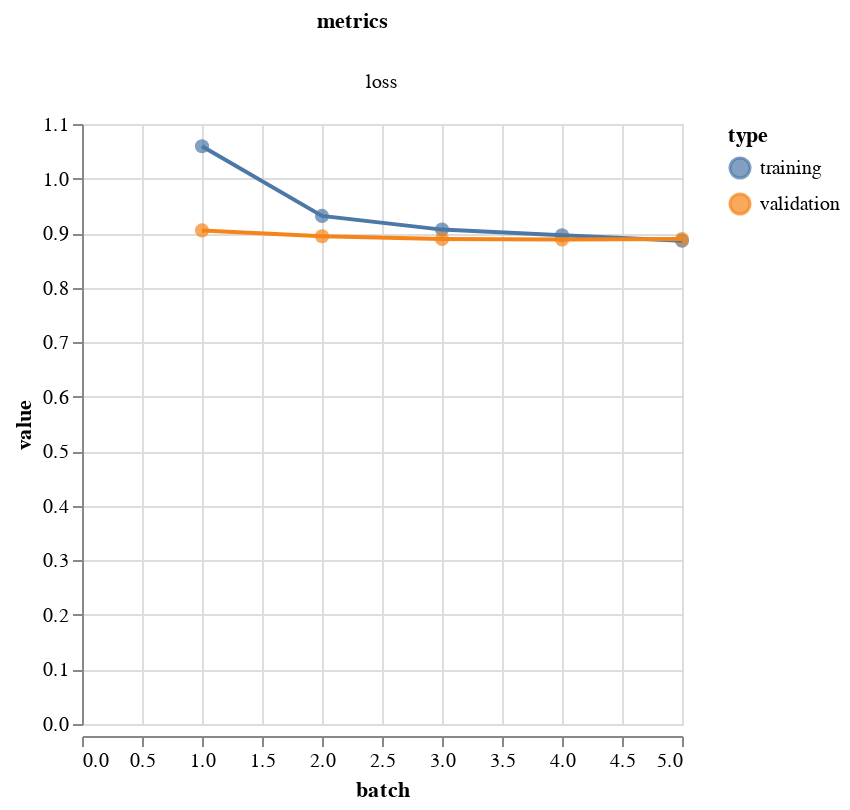

The cell this chart's notebook holds for it:
### Code cell
vis.metrics(output.history)

### Figure 1 — Vega-Lite specification as saved in the notebook (floating-point values rounded to 4 significant figures)
{"config": {"view": {"continuousWidth": 300, "continuousHeight": 300}}, "data": {"name": "data-64fcdbd16977fcd752cdba6f92463f36"}, "facet": {"column": {"field": "metrics", "type": "nominal"}}, "spec": {"layer": [{"mark": {"type": "circle", "size": 50}, "encoding": {"color": {"field": "type", "type": "nominal"}, "tooltip": [{"field": "batch", "type": "quantitative"}, {"field": "value", "type": "quantitative"}], "x": {"field": "batch", "type": "quantitative"}, "y": {"field": "value", "type": "quantitative"}}}, {"mark": {"type": "line"}, "encoding": {"color": {"field": "type", "type": "nominal"}, "x": {"field": "batch", "type": "quantitative"}, "y": {"field": "value", "type": "quantitative"}}}], "height": 300, "width": 300}, "resolve": {"scale": {"y": "independent"}}, "$schema": "https://vega.github.io/schema/vega-lite/v5.17.0.json", "datasets": {"data-64fcdbd16977fcd752cdba6f92463f36": [{"batch": 1, "value": 1.059, "type": "training", "metrics": "loss"}, {"batch": 2, "value": 0.9315, "type": "training", "metrics": "loss"}, {"batch": 3, "value": 0.9064, "type": "training", "metrics": "loss"}, {"batch": 4, "value": 0.8961, "type": "training", "metrics": "loss"}, {"batch": 5, "value": 0.8861, "type": "training", "metrics": "loss"}, {"batch": 1, "value": 0.9049, "type": "validation", "metrics": "loss"}, {"batch": 2, "value": 0.8943, "type": "validation", "metrics": "loss"}, {"batch": 3, "value": 0.8894, "type": "validation", "metrics": "loss"}, {"batch": 4, "value": 0.8883, "type": "validation", "metrics": "loss"}, {"batch": 5, "value": 0.8892, "type": "validation", "metrics": "loss"}]}}
